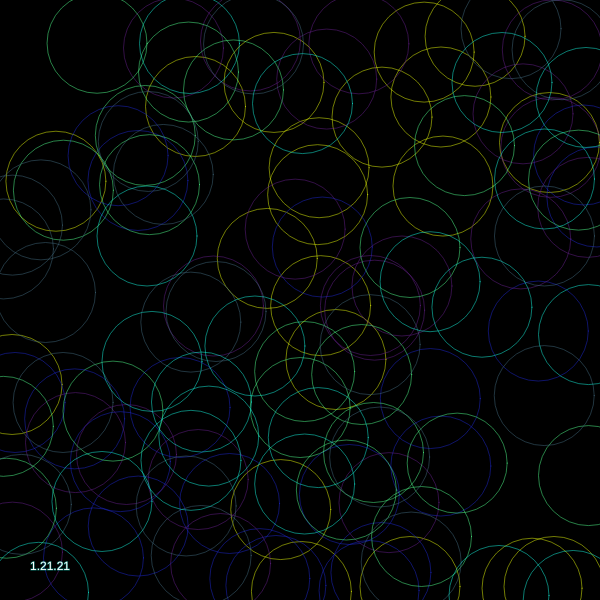
Frame 1 (no input)
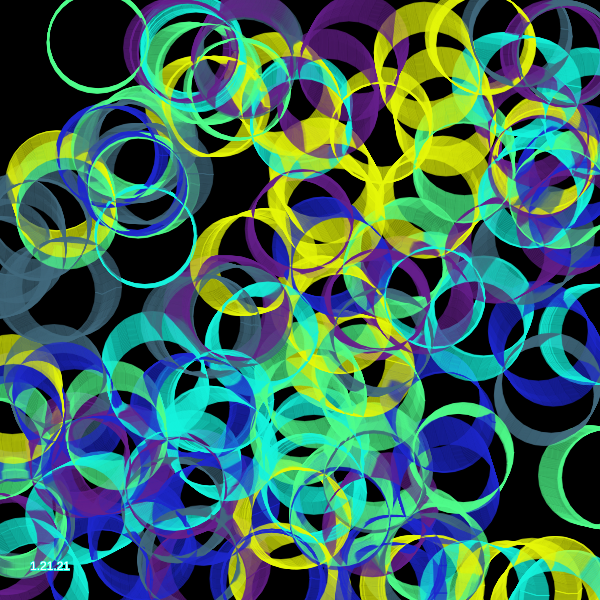
Frame 60 (no input)
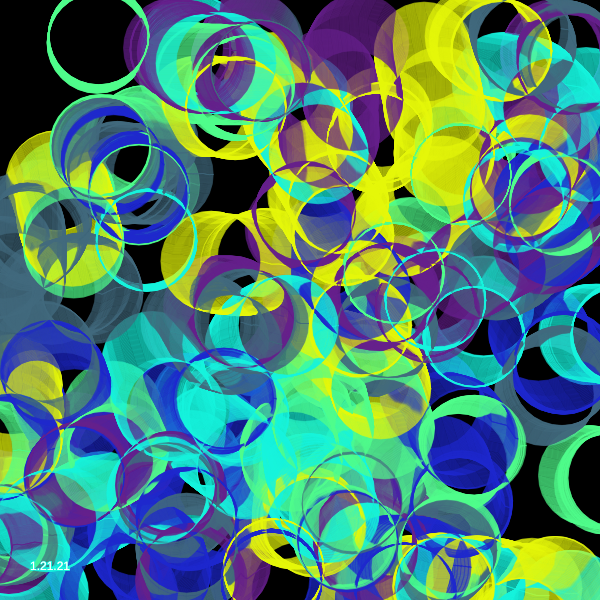
Frame 120 (the mouse pressed at the canvas centre since frame 60)

The p5.js sketch that drew these frames (run headless with seeded random() and noise() and a simulated clock; from frame 60 on, the mouse is pressed at the canvas centre):

// p5.js sketch
// ── sketch.js
/*
Forked from Justin Turner's perlin color sketch
*/


const unit = 1.5;
const nums = 20//Math.round((screen.width + screen.height) / (unit));
const noiseScale = 200

let a, b, c, d, e, f;
let group1;
let ac, bc, cc, aColor, bColor, cColor;
let sizes = [unit, unit];

/////////////////////////////////////////////////////////////////

function setup() {
  var canvas;
  if(windowWidth>=600 && windowHeight >=600){
    canvas = createCanvas(600, 600);
  }
  else{
    canvas = createCanvas(windowWidth, windowHeight - 100);
  }

  var x = (windowWidth - width) / 2;
  var y = (windowHeight - height) / 2;

  canvas.position(x, y);
  background(0);

  angleMode(DEGREES);
  noStroke();

  a = new ParticleGroup(color(rCol(128)), nums, sizes);
  b = new ParticleGroup(color(rCol(128)), nums, sizes);
  c = new ParticleGroup(color(rCol(128)), nums, sizes);
  d = new ParticleGroup(color(rCol(128)), nums, sizes);
  e = new ParticleGroup(color(rCol(128)), nums, sizes);
  f = new ParticleGroup(color(rCol(128)), nums, sizes);

  group1=[a,b,c,d,e,f];
  
  for (let group of group1){
    ParticleGroup.populate(group);
  }

}

/////////////////////////////////////////////////////////////////////////////

function draw() {

  for (let group of group1) {
    group.update();

  }

  fill(255);
  text("1.21.21", 30, height-30)
}

/////////////////////////////////////////////////////////////////////////

class ParticleGroup {

  static populate(aGroup) {
    for (let i = 0; i < aGroup.amount; i++) {
      let newParticle = new Particle(rInc(width, unit), rInc(height, unit),random([aGroup.sizeRange[0], aGroup.sizeRange[1]]));
      aGroup.container.push(newParticle);
    }
  }

  constructor(color, amount, sizeRange = [0.1, 0.3]) {
    this.color = color;
    this.sizeRange = sizeRange;
    this.amount = amount;
    this.container = [];
    this.populated = false;
  }

  update() {
    for (let particles of this.container) {
      stroke(this.color)
      particles.move();
      particles.checkEdge();
      particles.display();
    }
  }
}

/////////////////////////////////////////////////////////////////////////

class Particle {
  constructor(x, y, size) {
    this.angle = noise(x / noiseScale, y / noiseScale);
    this.pos = createVector(x, y);
    this.speed = size/3
    this.size = size;
    this.dir = createVector(cos(this.angle), sin(this.angle));
    this.noiseScale = noiseScale;

  }

  move() {
    this.angle = noise(this.pos.x / this.noiseScale, this.pos.y / this.noiseScale);
    this.angle *=360

this.angle = (ceil(360*Math.cos(radians(this.angle>>this.dir.heading())))&this.angle);


    
    this.dir.x = cos(this.angle);
    this.dir.y = sin(this.angle);
    this.dir.rotate(radians(this.pos.heading()*this.angle/this.dir.mag()));
    
    this.dir.x *= this.speed;
    this.dir.y *= this.speed;
    this.pos.x += this.dir.x;
    this.pos.y += this.dir.y;

  }

  checkEdge() {

    if (this.pos.x < width-width*1.1 || this.pos.x > width*1.1 || this.pos.y < height-height*1.1 || this.pos.y > height*1.1) {
      this.pos.x = round(random(width) / unit) * unit;
      this.pos.y = round(random(height) / unit) * unit;
//this.speed *= random([1, -1]);
    }

  }

  display() {
    noFill();
      ellipse(this.pos.x, this.pos.y, 100);
  }
}

//////////////////////////////////////////////////////////////////////

function rCol(alpha = 255) {
  return [Math.random() * 255, Math.random() * 255, Math.random() * 255, alpha];
}

function rInc(input, increment){
  return Math.round((Math.random()*input)/increment) * increment;
}

function rRange(minimum, maximum){
  return minimum + Math.random() * (maximum - minimum);
}
